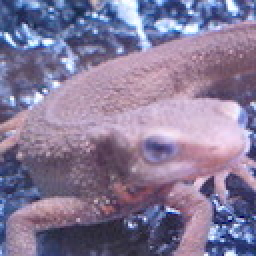
#> input picture imori.jpg, 128 x 128 px (shown 2 times larger)
$ jupyter execute question_11_20.ipynb
#> lines starting #> are read from the running program, lines starting #| are printed output that depends on the picture
[cell 1]
#11
import cv2
import numpy as np

img = cv2.imread("imori.jpg")
#> img is the input picture: shape (128, 128, 3); mean B, G, R 152.8, 121.8, 134.1

img_smooth = cv2.blur(img, ksize=(3, 3))

cv2.imwrite("answers/img_smooth.jpg", img_smooth)
#> Out = True

[cell 2]
#12
import cv2
import numpy as np

img = cv2.imread("imori.jpg")
kernel_motion = np.array([[1/3, 0, 0],
                           [0, 1/3, 0],
                           [0, 0, 1/3]],np.float32)

img_motion = cv2.filter2D(img, -1, kernel=kernel_motion)

cv2.imwrite("answers/img_motion.jpg", img_motion)
#> Out = True

[cell 3]
#13
import cv2
import numpy as np

img = cv2.imread("imori_gray.jpg")
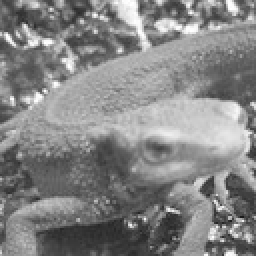
#> input picture imori_gray.jpg, 128 x 128 px (shown 2 times larger)
#> img is the input picture: shape (128, 128, 3); min 26, max 255, mean 132.5

row, col, bgr = img.shape
#> row = 128; col = 128; bgr = 3
R = 3
pad = R // 2
out = np.zeros((row + pad * 2, col + pad * 2, bgr), dtype=np.float64)
out[pad:pad+row, pad:pad+col] = img.copy().astype(np.float64)
tmp = out.copy()

for i in range(row):
    for j in range(col):
        out[pad + i, pad + j, :] = np.max(tmp[i:i+R, j:j+R, :]) - np.min(tmp[i:i+R, j:j+R, :])

img_max_min = out[pad:pad + row, pad:pad + col].astype(np.uint8)
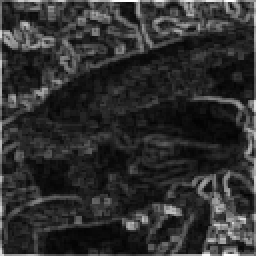
#> img_max_min: shape (128, 128, 3) (shown 2 times larger); min 2, max 255, mean 47.1

cv2.imwrite("answers/img_max-min.jpg", img_max_min)
#> Out = True

[cell 4]
#14
import cv2
import numpy as np

img = cv2.imread("imori_gray.jpg")
kernel_gradient_x = np.array([[0, 0, 0],
                           [-1, 1, 0],
                           [0, 0, 0]],np.float32)

kernel_gradient_y = np.array([[0, -1, 0],
                           [0, 1, 0],
                           [0, 0, 0]],np.float32)


img_gradient_x = cv2.filter2D(img, -1, kernel=kernel_gradient_x)
img_gradient_y = cv2.filter2D(img, -1, kernel=kernel_gradient_y)

cv2.imwrite("answers/img_gradient_x.jpg", img_gradient_x)
cv2.imwrite("answers/img_gradient_y.jpg", img_gradient_y)
#> Out = True

[cell 5]
#15
import cv2
import numpy as np

img = cv2.imread("imori_gray.jpg")
kernel_sobel_x = np.array([[1, 0, -1],
                           [2, 0, -2],
                           [1, 0, -1]],np.float32)

kernel_sobel_y = np.array([[1, 2, 1],
                           [0, 0, 0],
                           [-1, -2, -1]],np.float32)


img_sobel_x = cv2.filter2D(img, -1, kernel=kernel_sobel_x)
img_sobel_y = cv2.filter2D(img, -1, kernel=kernel_sobel_y)
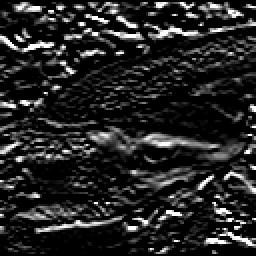
#> img_sobel_y: shape (128, 128, 3) (shown 2 times larger); min 0, max 255, mean 36.9

cv2.imwrite("answers/img_sobel_x.jpg", img_sobel_x)
cv2.imwrite("answers/img_sobel_y.jpg", img_sobel_y)
#> Out = True

[cell 6]
#16
import cv2
import numpy as np

img = cv2.imread("imori_gray.jpg")
kernel_prewitt_x = np.array([[-1, 0, 1],
                           [-1, 0, 1],
                           [-1, 0, 1]],np.float32)

kernel_prewitt_y = np.array([[-1, -1, -1],
                           [0, 0, 0],
                           [1, 1, 1]],np.float32)


img_prewitt_x = cv2.filter2D(img, -1, kernel=kernel_prewitt_x)
img_prewitt_y = cv2.filter2D(img, -1, kernel=kernel_prewitt_y)
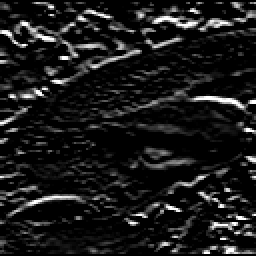
#> img_prewitt_y: shape (128, 128, 3) (shown 2 times larger); min 0, max 255, mean 26

cv2.imwrite("answers/img_prewitt_x.jpg", img_prewitt_x)
cv2.imwrite("answers/img_prewitt_y.jpg", img_prewitt_y)
#> Out = True

[cell 7]
#17
import cv2
import numpy as np

img = cv2.imread("imori_gray.jpg")
kernel_laplace = np.array([[0, 1, 0],
                           [1, -4, 0],
                           [0, 1, 0]],np.float32)

img_laplace = cv2.filter2D(img, -1, kernel=kernel_laplace)
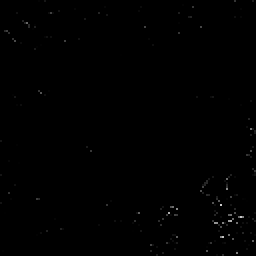
#> img_laplace: shape (128, 128, 3) (shown 2 times larger); min 0, max 203, mean 0.6

cv2.imwrite("answers/img_laplace.jpg", img_laplace)
#> Out = True

[cell 8]
#18
import cv2
import numpy as np

img = cv2.imread("imori_gray.jpg")
kernel_emboss = np.array([[-2, -1, 0],
                           [-1, 1, 1],
                           [0, 1, 2]],np.float32)

img_emboss = cv2.filter2D(img, -1, kernel=kernel_emboss)
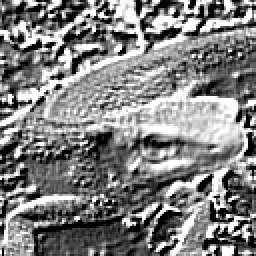
#> img_emboss: shape (128, 128, 3) (shown 2 times larger); min 0, max 255, mean 128.3

cv2.imwrite("answers/img_emboss.jpg", img_emboss)
#> Out = True

[cell 9]
#19
import cv2
import numpy as np

img = cv2.imread("imori_noise.jpg")
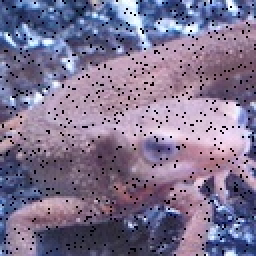
#> input picture imori_noise.jpg, 128 x 128 px (shown 2 times larger)
#> img is the input picture: shape (128, 128, 3); mean B, G, R 145.1, 116.1, 127.6
img_gray = cv2.cvtColor(img, cv2.COLOR_RGB2GRAY)
img_gaus = cv2.GaussianBlur(img_gray, ksize=(3, 3), sigmaX=1.3)
kernel_LoG = np.array([[0, 0, 1, 0, 0],
                       [0, 1, 2, 1, 0],
                       [1, 2, -16, 2, 1],
                       [0, 1, 2, 1, 0],
                       [0, 0, 1, 0, 0]], np.float32)


img_LoG = cv2.filter2D(img_gaus, -1, kernel=kernel_LoG)
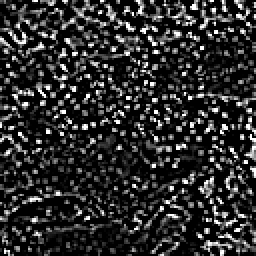
#> img_LoG: shape (128, 128) (shown 2 times larger); min 0, max 255, mean 45.4

cv2.imwrite("answers/img_LoG.jpg", img_LoG)
#> Out = True

[cell 10]
#20
import cv2
import numpy as np
import matplotlib.pyplot as plt

img = cv2.imread("imori_dark.jpg")
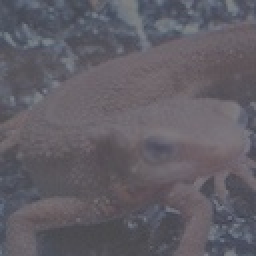
#> input picture imori_dark.jpg, 128 x 128 px (shown 2 times larger)
#> img is the input picture: shape (128, 128, 3); mean B, G, R 101.9, 94, 97.2

row, col, bgr = img.shape
b = np.ravel(img[:, :, 0])
#> b = 16384 values, max 141 at index 5782, min 75 at index 15047, mean 101.9
g = np.ravel(img[:, :, 1])
#> g = 16384 values, max 132 at index 1888, min 62 at index 14195, mean 94.04
r = np.ravel(img[:, :, 2])
#> r = 16384 values, max 129 at index 5782, min 60 at index 14195, mean 97.24

fig = plt.figure()
ax = fig.add_subplot(1, 1, 1)

ax.hist(b, bins=255, color='blue', alpha=0.5, range=(0,255))
ax.hist(g, bins=255, color='green', alpha=0.5, range=(0,255))
ax.hist(r, bins=255, color='red', alpha=0.5, range=(0,255))

ax.set_xlabel('color_value')
ax.set_ylabel('freq')

fig.savefig("answers/img_gray_hist.jpg")
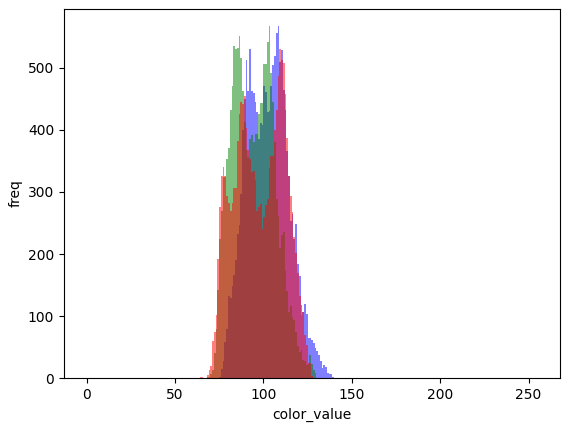
#> figure drawn by matplotlib, 1 panel; tallest bar 567 high, from x = 108 to 109; tallest bar 567 high, from x = 103 to 104; tallest bar 531 high, from x = 109 to 110
fig.show()
